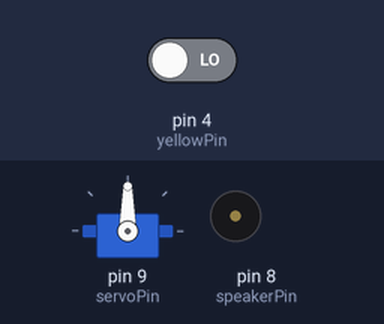
This sketch was run on a simulated Arduino Uno, built with avr-gcc and run on an emulated ATmega328P. Parts: servo, buzzer (waves = sounding). The inputs (shaded band) are chosen by the test bench; at power-on: pin 4 (yellowPin) LOW.

Above: at 3.8 s.
3.9 s: pin 4 (yellowPin) driven HIGH
At 4.02 s:
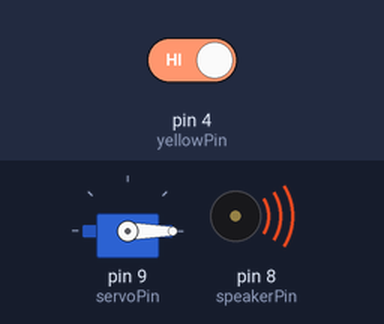
At 6.1 s:
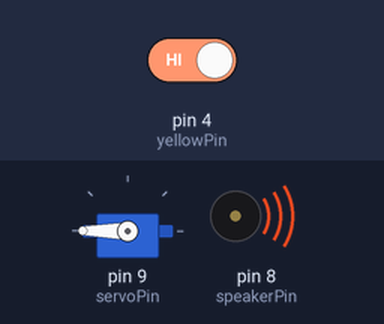
6.9 s: pin 4 (yellowPin) driven LOW
At 9.7 s:
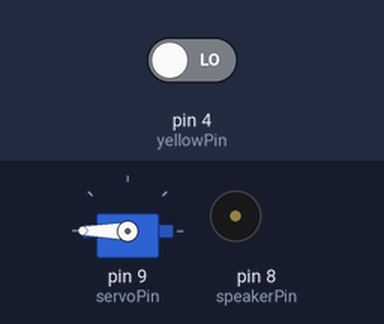
Timing chart, 0 to 11.2 s (numbered marks = the images above; inputs shaded):
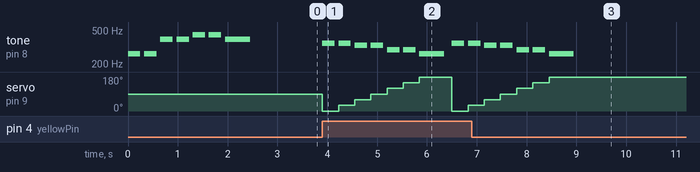

Measured:
- after the input at 3.9 s, tone on pin 8 (speakerPin): plays 349 Hz for 0.25 s, 349 Hz for 0.25 s, 330 Hz for 0.25 s, 330 Hz for 0.25 s, 294 Hz for 0.25 s, 294 Hz for 0.25 s … (9 notes in this stretch), starting at once; servo on pin 9 (servoPin): 90° → 0° at once, → 30° 0.33 s later, → 60° 0.33 s later, → 90° 0.33 s later, … (9 changes in this stretch)
- after the input at 6.9 s, tone on pin 8 (speakerPin): goes on until 9.0 s, then stays silent; servo on pin 9 (servoPin): goes on until 8.5 s, then stays 180°

The sketch:

musical-instrument.ino
```cpp
#include <Servo.h>
#include "pitches.h"

Servo myservo;                // create servo object to control a servo
int pos = 0;                  // variable to store the servo position
const int threshold = 10;     // minimum reading of the sensors that generates a note

//variable to store pins
const int servoPin = 9;
const int speakerPin = 8;
const int yellowPin = 4;

// note durations: 4 = quarter note, 2 = half note
int noteDurations[] = {
  4, 4, 4, 4, 4, 4, 2
};

// notes in the melody:
int melody1[] = {
  NOTE_C4, NOTE_C4, NOTE_G4, NOTE_G4, NOTE_A4, NOTE_A4, NOTE_G4
};

int melody2[] = {
  NOTE_F4, NOTE_F4, NOTE_E4, NOTE_E4, NOTE_D4, NOTE_D4, NOTE_C4
};

const int numOfNotes = 7;           // variable used later for the iteration

void setup() {
  myservo.attach(servoPin);          // attaches the servo on pin 9 to the object
  pinMode(yellowPin, INPUT);

  //the first melody plays as a hint during setup before you can do anything for your task (which is in the loop)
  for (int thisNote = 0; thisNote < numOfNotes; thisNote++) {
    int noteDuration = 1000 / noteDurations[thisNote];
    tone(speakerPin, melody1[thisNote], noteDuration);
    int pauseBetweenNotes = noteDuration * 1.30;
    delay(pauseBetweenNotes);
  }
}

void loop() {
  int yellowValue = digitalRead(yellowPin);

  //once you hit the yellow switch (correct answer), the rest of the melody plays
  if (yellowValue){
    for (int thisNote = 0; thisNote < numOfNotes; thisNote++) {

      //move servo by 30 degrees per iteration (so it goes from 0 to 180)
      myservo.write(thisNote * 30);

      //play a note per iteration
      int noteDuration = 1000 / noteDurations[thisNote];
      tone(speakerPin, melody2[thisNote], noteDuration);
      int pauseBetweenNotes = noteDuration * 1.30;
      delay(pauseBetweenNotes);
    }
  }
}
```
